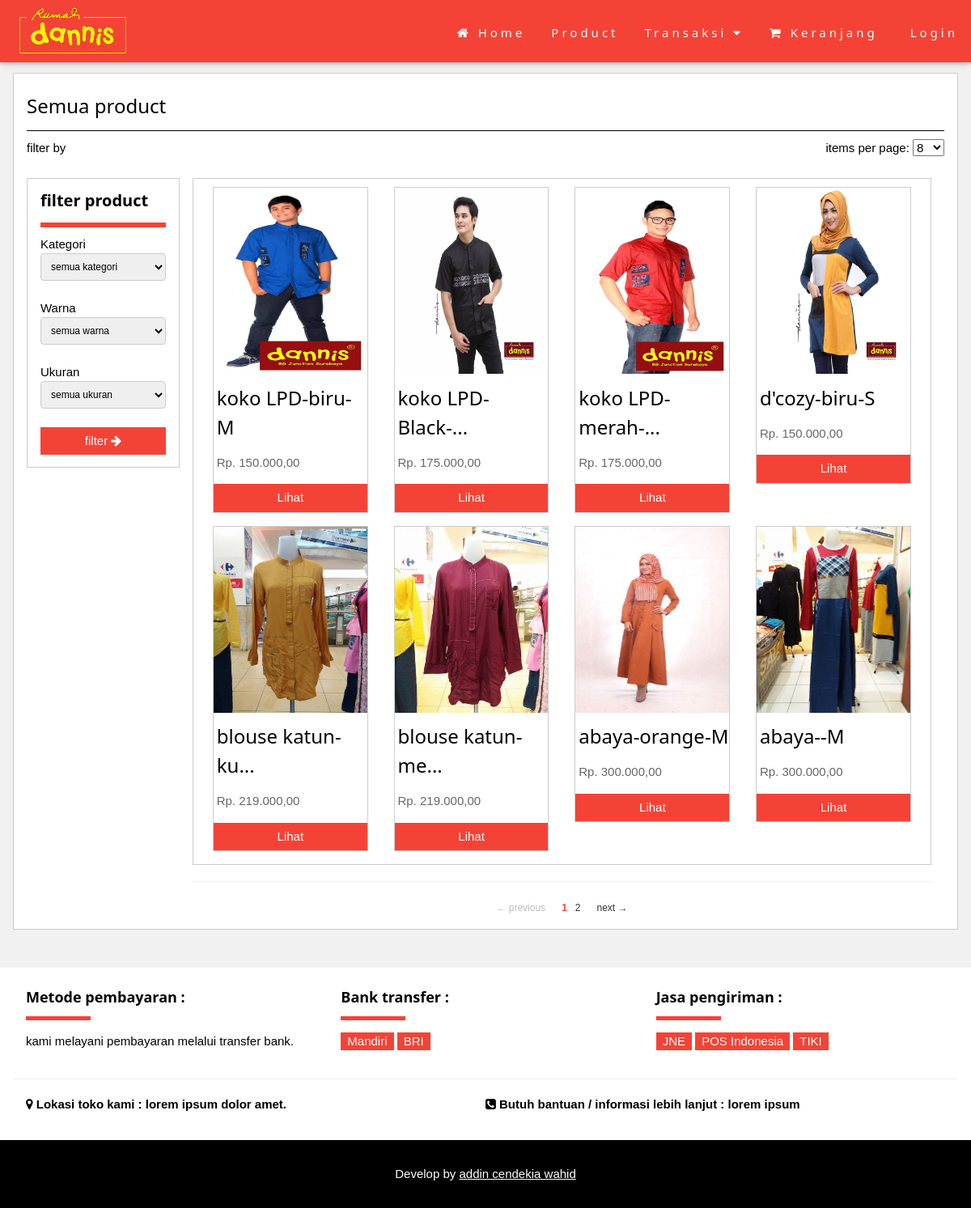
The page /website/product.php on the database its author committed.
### tables this page shows
CREATE TABLE `barang` (
  `ID_BARANG` varchar(20) NOT NULL,
  `ID_KATEGORI` int(11) NOT NULL,
  `NM_BARANG` varchar(20) DEFAULT NULL,
  `STOK_BARANG` int(11) DEFAULT NULL,
  `UKURAN` varchar(4) DEFAULT NULL,
  `WARNA` varchar(15) DEFAULT NULL,
  `BERAT_BARANG` int(11) DEFAULT NULL,
  `HARGA_BELI` int(11) DEFAULT NULL,
  `HARGA_JUAL` int(11) DEFAULT NULL,
  `DISKON` float DEFAULT NULL,
  `GAMBAR1` varchar(20) DEFAULT NULL,
  `GAMBAR2` varchar(20) DEFAULT NULL,
  `GAMBAR3` varchar(20) DEFAULT NULL,
  `GAMBAR4` varchar(20) DEFAULT NULL
);

### function/koneksi.php (called while the page is built)
<?php
function conn(){
	return mysqli_connect('localhost','root','', 'rumah_dannis');
}
?>

### function/barang.php (called while the page is built, shortened)
<?php
	require_once "koneksi.php";
	function read_barang(){
		$query = mysqli_query(conn(), "select * from barang");
		return $query;
	}
?>

### website/product.php (the view, shortened to what this page needs)
<?php
include "header.php";
include "../function/barang.php";
?>
<div class="w3-container">
  <div class="w3-container w3-card w3-white" style="margin-top:90px; margin-bottom:15px" id="about">
    <h3 class="w3-border-bottom w3-border-black w3-padding-12">Semua product</h3>
    <div class="w3-row" style="margin-bottom:25px">
      <div class="w3-left">
        <label>filter by  </label>
      </div>
      <div class="w3-right">
        <form>
          <label>items per page: </label>
          <select class="peritem">
            <option>8</option>
          </select>
        </form>
      </div>
    </div>
    <div class="w3-row">
      <div class="w3-col l2">
        <div class="w3-card w3-container" style="margin-bottom:55px; padding-bottom:15px">
          <h4 class="w3-bottombar w3-border-red w3-padding-12" style="margin-top:0px"><b>filter product</b></h4>
          <form class="" action="" method="post">
            <label>Kategori </label>
            <select id="kategori" class="w3-input w3-border w3-round w3-small" name="fkategori">
              <option value="all">semua kategori</option>
            </select>
            <br>
            <label>Warna </label>
            <select id="warna" class="w3-input w3-border w3-round w3-small" name="fwarna">
              <option value="all">semua warna</option>
            </select>
            <br>
            <label>Ukuran </label>
            <select id="ukuran" class="w3-input w3-border w3-round w3-small" name="fukuran">
              <option value="all">semua ukuran</option>
            </select>
            <br>
            <button name="filter" value="filter" class="w3-btn w3-medium w3-red" type="submit" style="width:100%">filter <i class="fa fa-arrow-right"></i></button>
          </form>
        </div>
      </div>
      <div class="w3-col l10 w3-container">
        <div class="w3-row-padding w3-card" style="padding-top:10px">
          <div id="itemContainer">
            <?php
              $sql = read_barang();
            $rows = array ();
            while ($row = mysqli_fetch_array($sql)) {
              $rows[] = $row;
            }
            $products = (array_chunk($rows,4));
            foreach($products as $all){
              ?>
              <div class="w3-row">
                <?php
                foreach ($all as $product) {
                ?>
                <div class="w3-col l3 m6 w3-margin-bottom w3-container">
                  <div class="w3-display-container w3-card">
                    <img src="../asset/<?php echo $product['GAMBAR1']?>.jpg" alt="GAMBAR1" style="height:230px; width:100%">
                    <div style="padding-left:2%">
                      <h3>
                        <?php
                        $nama = $product['NM_BARANG'].'-'.$product['WARNA'].'-'.$product['UKURAN'];
                        if (strlen($nama) > 15 ) {
                          echo substr($nama,0,15).'...';
                        }else {
                          echo $nama;
                        }
                        ?>
                      </h3>
                      <p class="w3-opacity"><?php echo "Rp. ".number_format($product['HARGA_JUAL'], 2, ",", "."); ?></p>
                    </div>
                    <a href="detail_barang.php?id_barang=<?php echo $product['ID_BARANG']?>"><button class="w3-btn-block w3-red">Lihat</button></a>
                  </div>
                </div>
                <?php
                }
                 ?>
              </div>
              <?php
              }
              ?>
          </div>
        </div>
        <hr>
        <div class="holder w3-center">
        </div>
      </div>
    </div>
  </div>
</div>
<?php include "footer.php"; ?>
</body>
</html>

### website/header.php (shortened to what this page needs)
<!DOCTYPE html>
<html>
<link rel="stylesheet" href="../w3.css">
<link rel="stylesheet" href="../jPages.css">
<link rel="stylesheet" href="../font-awesome/css/font-awesome.css">
<link rel="stylesheet" href="../select2/dist/css/select2.min.css">
<link rel="stylesheet" href="../owl.carousel/owl-carousel/owl.carousel.css">
<link rel="stylesheet" href="../owl.carousel/owl-carousel/owl.theme.css">
<body class="w3-light-grey">
<div class="w3-top w3-hide-medium w3-hide-small">
  <ul class="w3-navbar w3-red w3-wide w3-padding-8 w3-card-2">
    <li>
      <div class="w3-margin-left"><img src="../asset/logo_rumahdannis.png" alt=""></div>
    </li>
    <li class="w3-right" style="margin-top:13px;">
      <a href="index.php" class="w3-left"><i class="fa fa-home"></i> Home</a>
      <a href="product.php" class="w3-left">Product</a>
      <div class="w3-dropdown-hover w3-left">
        <a href="#">Transaksi <i class="fa fa-caret-down"></i></a>
      </div>
    <a href="keranjang.php" class="w3-left"><i class="fa fa-shopping-cart"></i> Keranjang</a>
  <?php if (isset($_SESSION['ID_KONS'])) {
  ?>
    <a href="logout.php" class="w3-left"><i class="fa fa-close"></i> Logout</a>
  <?php
        }else {
  ?>
    <a href="../login.php" class="w3-left"><i class="fa fa-open"></i> Login</a>
  <?php
      }
  ?>
    </li>
  </ul>
</div>

### website/footer.php
<div style="padding-top:32px">
  <div class="w3-container w3-white" style="padding-top:12px; padding-bottom:32px">
    <div class="w3-row">
      <div class="w3-container w3-col l4 m6">
        <h5><b>Metode pembayaran : </b></h5>
        <div class="w3-row w3-red" style="height:5px; width:80px">
        </div>
        <p>kami melayani pembayaran melalui transfer bank.</p>
      </div>
      <div class="w3-container w3-col l4 m6">
        <h5><b>Bank transfer : </b></h5>
        <div class="w3-row w3-red" style="height:5px; width:80px">
        </div>
        <p>
          <div class="w3-tag w3-red">
            Mandiri
          </div>
          <div class="w3-tag w3-red">
            BRI
          </div>
        </p>
      </div>
      <div class="w3-container w3-col l4 m6">
        <h5><b>Jasa pengiriman : </b></h5>
        <div class="w3-row w3-red" style="height:5px; width:80px">
        </div>
        <p>
          <div class="w3-tag w3-red">
            JNE
          </div>
          <div class="w3-tag w3-red">
            POS Indonesia
          </div>
          <div class="w3-tag w3-red">
            TIKI
          </div>
        </p>
      </div>
    </div>
    <hr>
    <div class="w3-row w3-container">
      <div class="w3-col l6">
        <i class="fa fa-map-marker fa-large" aria-hidden="true"></i>  <b>Lokasi toko kami : lorem ipsum dolor amet.</b>
      </div>
      <div class="w3-col l6">
        <i class="fa fa-phone-square fa-large" aria-hidden="true"></i>  <b>Butuh bantuan / informasi lebih lanjut : lorem ipsum</b>
      </div>
    </div>
  </div>
</div>
<footer class="w3-center w3-black w3-padding-16">
  <p>Develop by <a href="#" title="addin cendekia wahid" target="_blank" class="w3-hover-text-green">addin cendekia wahid</a></p>
</footer>

### jPages.css (style rules this page uses)
.holder { margin: 15px 0; }

### rows shown on the page
barang: GAMBAR1 (picture), nama "koko LPD-biru-M", HARGA_JUAL "150.000,00"
barang: GAMBAR1 (picture), substr($nama,0,15) "koko LPD-Black-", HARGA_JUAL "175.000,00"
barang: GAMBAR1 (picture), substr($nama,0,15) "koko LPD-merah-", HARGA_JUAL "175.000,00"
barang: GAMBAR1 (picture), nama "d'cozy-biru-S", HARGA_JUAL "150.000,00"
barang: GAMBAR1 (picture), substr($nama,0,15) "blouse katun-ku", HARGA_JUAL "219.000,00"
barang: GAMBAR1 (picture), substr($nama,0,15) "blouse katun-me", HARGA_JUAL "219.000,00"
barang: GAMBAR1 (picture), nama "abaya-orange-M", HARGA_JUAL "300.000,00"
barang: GAMBAR1 (picture), nama "abaya--M", HARGA_JUAL "300.000,00"
